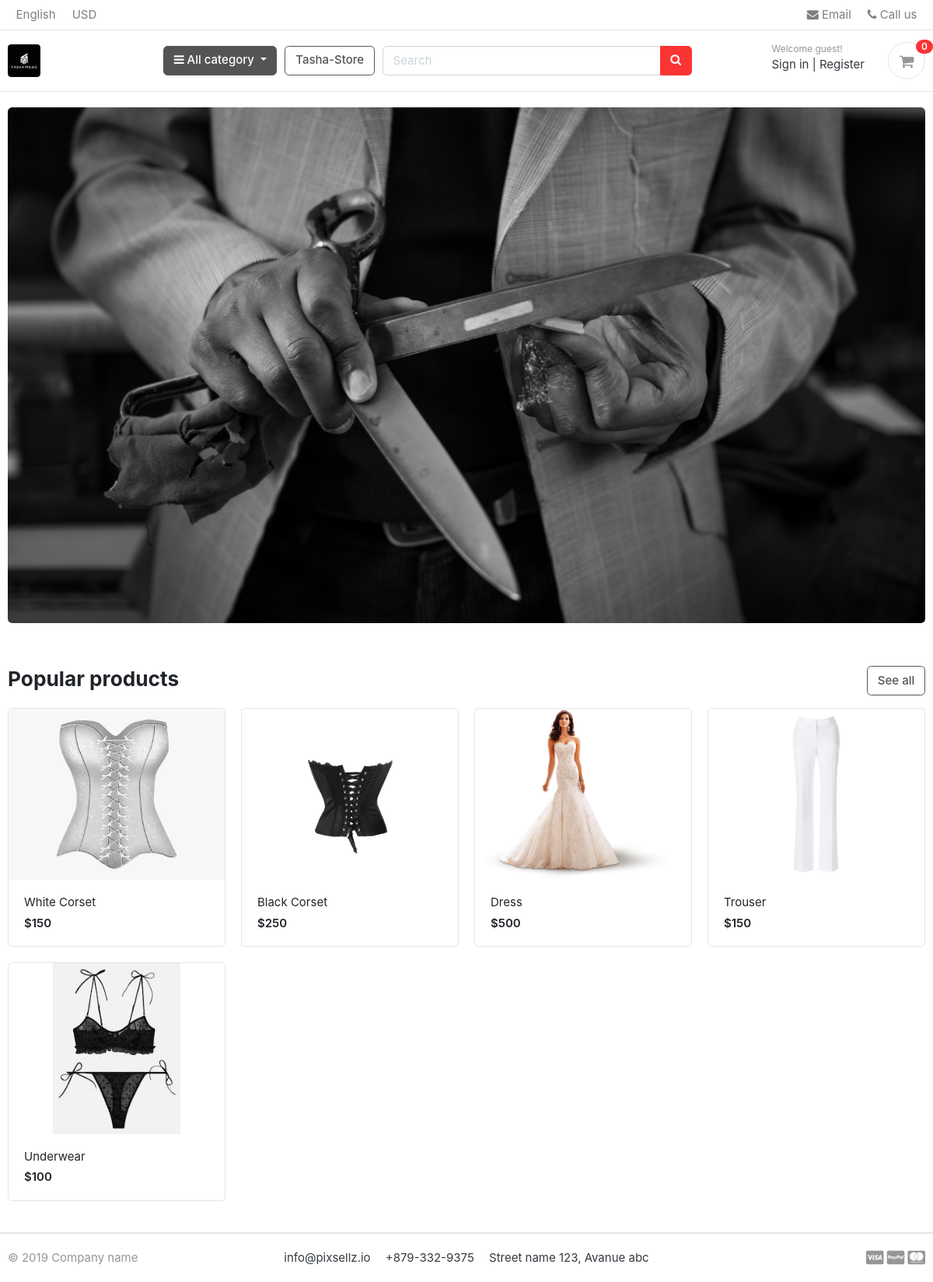
The page / on the database its author committed.
### store/models.py (models this page shows, shortened)
class Product(models.Model):
    product_name = models.CharField(max_length=200, unique=True)
    slug         = models.SlugField(max_length=200, unique=True)
    description  = models.TextField(max_length=500, blank=True)
    price        = models.IntegerField()
    images       = models.ImageField(upload_to='photos/products')
    stock        = models.IntegerField()
    is_available = models.BooleanField(default=True)
    category     = models.ForeignKey(Category, on_delete=models.CASCADE)
    created_date  = models.DateTimeField(auto_now_add=True)
    modified_date= models.DateTimeField(auto_now=True)
    def get_url(self):
        return reverse('product_detail', args=[self.category.slug, self.slug])

### greatkart/views.py (the view)
# urls.py: 2. Add a URL to urlpatterns:  path('', views.home, name='home')
def home(request):
    products = Product.objects.all().filter(is_available=True)
    context = {
    'products': products,
    }
    return render(request, 'home.html', context)

### carts/context_processors.py (called while the page is built)
def counter(request):
    cart_count = 0
    if 'admin' in request.path:
        return()
    else:
        try:
            cart = Cart.objects.filter(cart_id=_cart_id(request))
            if request.user.is_authenticated:
                cart_items = CartItem.objects.all().filter(user=request.user)
            else:
                cart_items = CartItem.objects.all().filter(cart=cart[:1])
            for cart_item in cart_items:
                cart_count += cart_item.quantity
        except Cart.DoesNotExist:
            cart_count = 0
    return dict(cart_count=cart_count)

### carts/views.py (called while the page is built)
def _cart_id(request):
    cart = request.session.session_key
    if not cart:
        cart = request.session.create()
    return cart

### category/context_processors.py (called while the page is built)
def menu_links(request):
    links = Category.objects.all()
    return dict(links=links)

### category/models.py (called while the page is built)
    def get_url(self):
            return reverse('products_by_category', args=[self.slug])

### templates/home.html
{% extends 'base.html' %}
{% load static %}
{% block content %}
<section class="section-intro padding-y-sm">
<div class="container">
<div class="intro-banner-wrap">
	<img src="{% static 'images/banners/banner.jpg'%}" class="img-fluid rounded">
</div>
</div>
</section>
<section class="section-name padding-y-sm">
<div class="container">
<header class="section-heading">
	<a href="{% url 'store' %}" class="btn btn-outline-secondary float-right">See all</a>
	<h3 class="section-title">Popular products</h3>
</header>
<div class="row">
	{% for product in products %}
	<div class="col-md-3">
		<div class="card card-product-grid">
			<a href="{{product.get_url}}" class="img-wrap"> <img src="{{product.images.url}}"> </a>
			<figcaption class="info-wrap">
				<a href="{{product.get_url}}" class="title">{{product.product_name}}</a>
				<div class="price mt-1">${{product.price}}</div>
			</figcaption>
		</div>
	</div>
{% endfor %}
</div>
</div>
</section>
</body>
</html>
{% endblock %}

### greatkart/static/css/ui.css (style rules this page uses)
html { font-family: "Inter", sans-serif; font-size: 15px; }
.img-wrap { text-align: center; display: block; }
.img-wrap img { max-width: 100%; }
.padding-y-sm { padding-top: 20px; padding-bottom: 20px; }
.section-heading { margin-bottom: 20px; margin-top: 15px; }
.section-title { color: #212529; }
[class*=card-product] a.title { color: #212529; display: block; }
[class*=card-product] .img-wrap { overflow: hidden; position: relative; }
[class*=card-product] .img-wrap img { height: 100%; max-width: 100%; width: auto; display: inline-block; -o-object-fit: cover; object-fit: cover; }
.card-product-grid { margin-bottom: 20px; }
.card-product-grid .img-wrap { border-radius: 0.2rem 0.2rem 0 0; height: 220px; }
.card-product-grid .info-wrap { overflow: hidden; padding: 18px 20px; }
.card .img-wrap { overflow: hidden; }
.price { font-weight: 600; color: #212529; }

### rows shown on the page
Product: images (picture), product_name "White Corset", price "150"
Product: images (picture), product_name "Black Corset", price "250"
Product: images (picture), product_name "Dress", price "500"
Product: images (picture), product_name "Trouser", price "150"
Product: images (picture), product_name "Underwear", price "100"

### other values the page prints
{{ cart_count }} "0"
